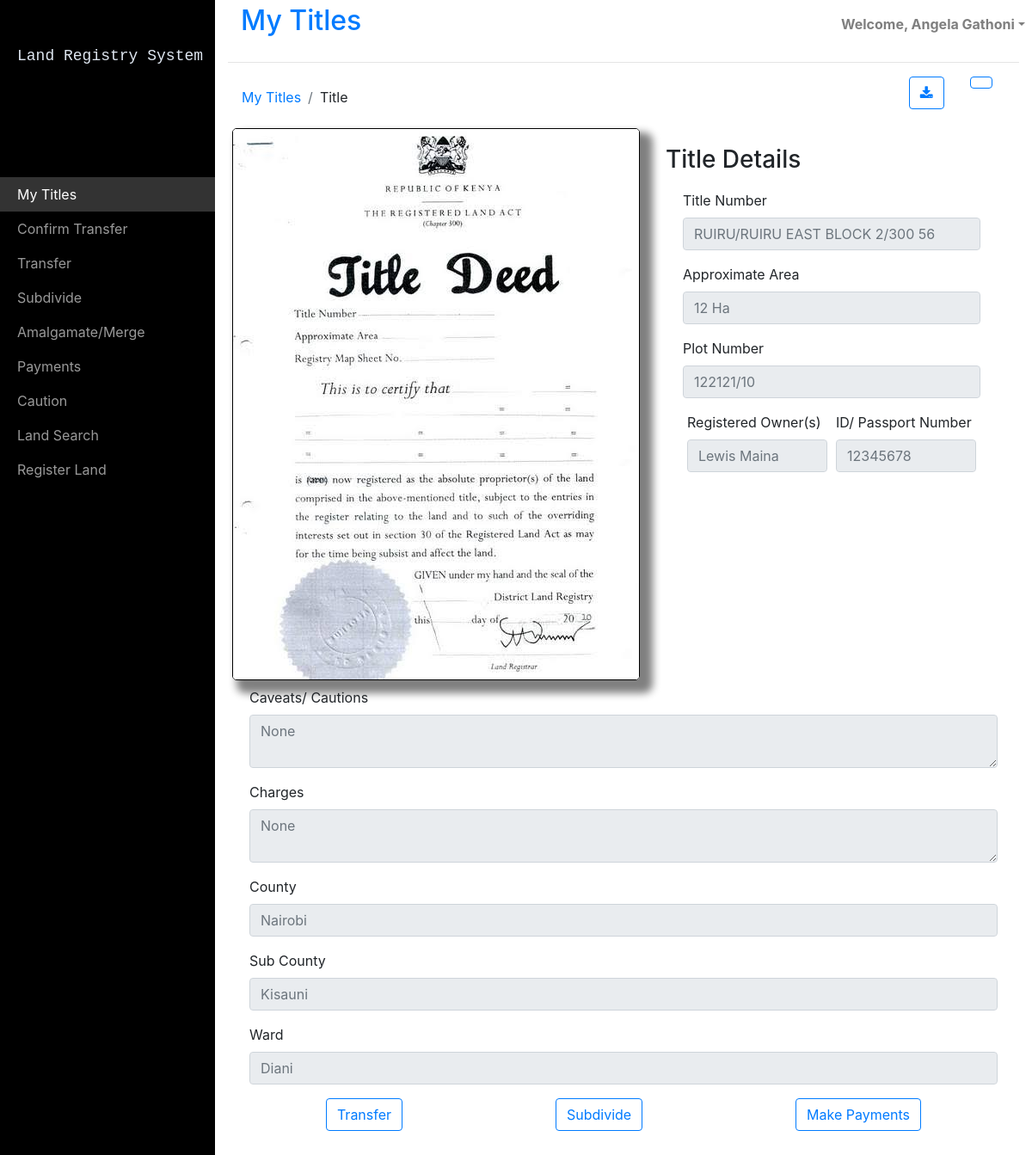
The app's page /Title.php?id=34 (signed in) with its own data.
### tables this page shows
CREATE TABLE `titles` (
  `Title_ID` int(11) NOT NULL,
  `Title_Number` varchar(255) NOT NULL,
  `Plot_Number` varchar(255) NOT NULL,
  `Approximate_Area(Ha)` double NOT NULL,
  `County` varchar(255) NOT NULL,
  `Sub_County` varchar(255) NOT NULL,
  `Ward` varchar(255) NOT NULL
);

CREATE TABLE `users` (
  `User_ID` bigint(11) NOT NULL,
  `ID_Number` int(11) NOT NULL,
  `ID_Picture` varchar(255) NOT NULL,
  `Fullnames` varchar(255) NOT NULL,
  `Email_Address` varchar(255) NOT NULL,
  `Phonenumber` int(9) NOT NULL,
  `Tax_Number` int(13) NOT NULL,
  `Gender` varchar(255) NOT NULL,
  `Date_of_Birth` varchar(255) NOT NULL,
  `Physical_Address` varchar(255) NOT NULL,
  `Password` varchar(255) NOT NULL
);

### Title.php (the view, shortened to what this page needs)
<?php
include $_SERVER['DOCUMENT_ROOT'].'/LRS/assets/php/DBConnector.php';
?>
<!DOCTYPE html>
<html>
<head>
    <link rel="stylesheet" href="https://cdnjs.cloudflare.com/ajax/libs/twitter-bootstrap/4.4.1/css/bootstrap.min.css">
    <link rel="stylesheet" href="https://cdnjs.cloudflare.com/ajax/libs/font-awesome/4.7.0/css/font-awesome.min.css">
    <link rel="stylesheet" href="https://cdnjs.cloudflare.com/ajax/libs/ionicons/2.0.1/css/ionicons.min.css">
    <link rel="stylesheet" href="https://cdnjs.cloudflare.com/ajax/libs/material-design-icons/3.0.1/iconfont/material-icons.min.css">
    <link rel="stylesheet" href="https://cdnjs.cloudflare.com/ajax/libs/simple-line-icons/2.4.1/css/simple-line-icons.min.css">
    <link rel="stylesheet" href="https://cdnjs.cloudflare.com/ajax/libs/typicons/2.0.9/typicons.min.css">
    <link rel="stylesheet" href="assets/css/styles.min.css">
    <link rel="stylesheet" href="https://cdnjs.cloudflare.com/ajax/libs/animate.css/3.5.2/animate.min.css">
    <link rel="stylesheet" href="https://cdnjs.cloudflare.com/ajax/libs/fancybox/2.1.5/jquery.fancybox.min.css">
</head>
<body>
    <div id="wrapper">
        <div id="sidebar-wrapper">
        <ul class="sidebar-nav" style="margin-right:0px;height:100%;">
                <li class="sidebar-brand" style="height:15%;"> <a class="text-monospace" style="height:100%;background-color:#000000;padding-top:14%;color:#dfe7f1;" href="Dashboard.html">Land Registry System</a></li>
                <li> <a style="background-color:#333333;color:#ffffff;" data-bs-hover-animate="pulse" style="background-color:rgba(255,255,255,0);color:#999999;" href="Dashboard-table.php">My Titles<br></a></li>
                <li> <a data-bs-hover-animate="pulse" href="Confirmation.php">Confirm Transfer</a></li>
                <li> <a  data-bs-hover-animate="pulse" href="Transfer.php">Transfer</a></li>
                <li> <a data-bs-hover-animate="pulse" href="Subdivide.php">Subdivide</a></li>
                <li> <a data-bs-hover-animate="pulse" href="Amalgamate.php">Amalgamate/Merge</a></li>
                <li> <a data-bs-hover-animate="pulse" href="Payments.php">Payments</a></li>
               <li> <a data-bs-hover-animate="pulse" href="Caution.php">Caution</a><li>
               <li> <a  data-bs-hover-animate="pulse" href="LandSearch.php">Land Search</a></li>
               <li> <a data-bs-hover-animate="pulse"  href="RegisterLand.php">Register Land</a></li>
            </ul>
        </div>
        <div class="page-content-wrapper">
            <div class="container-fluid">
                <nav class="navbar navbar-light navbar-expand-md" style="padding:0px;padding-bottom:0px;padding-top:0p;">
                    <div class="container-fluid">
                        <a class="navbar-brand" href="#">
                            <h2 style="color:rgb(0,123,255);">My Titles</h2>
                        </a><button data-toggle="collapse" class="navbar-toggler" data-target="#navcol-1"><span class="sr-only">Toggle navigation</span><span class="navbar-toggler-icon"></span></button>
                        <div class="collapse navbar-collapse" id="navcol-1">
                            <ul class="nav navbar-nav float-right" style="width:30%;">
                                <li class="dropdown nav-item float-right"><a class="dropdown-toggle nav-link" data-toggle="dropdown" aria-expanded="false" style="width:170px;" href="#"><strong>Welcome,  <?php   if (isset($_SESSION['user'])){ echo $_SESSION['user'];}?></strong></a>
                                </li>
                            </ul>
                        </div>
                    </div>
                </nav>
                <hr>
            </div>
            <div class="container-fluid">
                <div class="row" style="height:60px;">
                    <div class="col-10 d-inline-flex">
                        <ol class="breadcrumb" style="background-color:rgba(255,255,255,0.2);">
                            <li class="breadcrumb-item"><a href="Dashboard.html"><span style="color:#007bff;">My Titles</span></a></li>
                            <li class="breadcrumb-item"><a><span>Title&nbsp;<br><br><br><br></span></a></li>
                        </ol>
                    </div>
                    <div class="col-2">
                        <div class="row">
                            <div class="col-auto"><a class="btn btn-primary float-right" role="button" data-bs-hover-animate="pulse" style="background-color:rgba(255,255,255,0.2);" href="assets/img/title.png"><i class="fa fa-download" style="color:#007bff;"></i></a></div>
                            <div
                                class="col-auto"><a class="btn btn-primary float-right" role="button" data-bs-hover-animate="pulse" style="background-color:rgba(255,255,255,0.2);" href="assets/img/title.png"><i class="icon ion-android-print" style="color:#007bff;"></i></a></div>
                    </div>
                </div>
            </div>
            <form>
                <div class="form-row m-auto">
                    <div class="col-auto"><img class="img-fluid" src="assets/img/title.png"></div>
                    <div class="col min-width:300px" id="titledetails">
                        <div class="form-row" style="background-color:rgba(255,255,255,0.2);">
                            <div class="col-12">
                                <h3 style="width:100%;">Title Details</h3>
                            </div>
                            <div class="col" style="margin-top:10px;min-width:300px">
                                <?php
                                $title=$_GET['id'];
                                $sql="SELECT * FROM `titles` WHERE `Title_ID`=$title";
                                $title_result=mysqli_query($mysqli,$sql);
                                $title_row=mysqli_fetch_array($title_result);
                                $caveat_sql="SELECT * FROM caveats WHERE TITLE_ID=$title";
                                $caveat_result=mysqli_query($mysqli,$caveat_sql);
                                $caveat_row=mysqli_fetch_array($caveat_result);
                                $caveat_count=mysqli_num_rows($caveat_result);
                                if($caveat_count>0){
                                    $user_sql =mysqli_query($mysqli,"SELECT * FROM `users` WHERE `User_ID`='".$caveat_row['User_ID']."'");
                                    $usr_row=mysqli_fetch_array($user_sql);
                                    $caveat=$usr_row['Fullnames'] ." claims: ". $caveat_row['Caveat'];
                                }
                                else{
                                    $caveat="None";
                                }
                                $charges_sql="SELECT * FROM charges WHERE TITLE_ID=$title";
                                $charges_result=mysqli_query($mysqli,$charges_sql);
                                $charges_row=mysqli_fetch_array($charges_result);
                                $charges_count=mysqli_num_rows($charges_result);
                                if($charges_count>0){
                                    $charges=$charges_row['Charge'];
                                }
                                else{
                                    $charges="None";
                                }
                                ?>
                                <div class="form-group"><label>Title Number</label><input class="form-control" type="text" disabled="" placeholder="<?php echo $title_row['Title_Number'];?>"></div>
                                <div class="form-group"><label>Approximate Area</label><input class="form-control" type="text" disabled="" placeholder="<?php echo $title_row['Approximate_Area(Ha)']." Ha";?>"></div>
                                <div class="form-group"><label>Plot Number</label><input class="form-control" type="text" disabled="" placeholder="<?php echo $title_row['Plot_Number'];?>"></div>
                                <div class="form-row" style="margin: 0px;margin-left: 0px;">
                                <div class="col" style="margin: 0px;"><label>Registered Owner(s)</label></div>
                                <div class="col" style="margin: 0px;"><label>ID/ Passport Number</label></div>
                                </div>
                                <div class="form-row" style="margin: 0px;margin-left: 0px;">
                                <?php
                                $title_owners="SELECT * FROM users WHERE User_ID= ANY (SELECT User_ID FROM title_owners WHERE Title_ID=".$title.")";
                                $owners_results=mysqli_query($mysqli,$title_owners);
                                $owners_sum=mysqli_num_rows($owners_results);
                                if($owners_sum>0){
                                        while($owners_row=mysqli_fetch_array($owners_results)){
                                            $name=$owners_row['Fullnames'];
                                            $idnumber=$owners_row['ID_Number'];
                                           echo ' <div class="col" style="margin: 0px;"><input class="form-control" type="text" disabled="" placeholder="'.$name.'"></div>';
                                           echo '<div class="col" style="margin: 0px;"><input class="form-control" type="text" disabled="" placeholder="'.$idnumber.'"></div>';
                                        }
                                }
                                ?>
                            </div>
                            </div></div>
                            </div>
                            <div class="col" style="margin-top:0px;min-width:300px">
                                <form>
                                    <div class="form-group"><label>Caveats/ Cautions</label><textarea class="form-control" disabled="" placeholder="<?php echo $caveat;?>"></textarea></div>
                                    <div class="form-group"><label>Charges</label><textarea class="form-control" disabled="" placeholder="<?php echo $charges;?>"></textarea></div>
                                    <div class="form-group"><label>County</label><input class="form-control" type="text" disabled="" placeholder="<?php echo $title_row['County'];?>"></div>
                                    <div class="form-group"><label>Sub County</label><input class="form-control" type="text" disabled="" placeholder="<?php echo $title_row['Sub_County'];?>"></div>
                                    <div class="form-group"><label>Ward</label><input class="form-control" type="text" disabled="" placeholder="<?php echo $title_row['Ward'];?>"></div>
                                    <div class="form-group">
                                        <div class="form-row m-auto">
                                            <div class="col-auto m-auto" style="margin-top:20px;"><a class="btn btn-outline-primary center-block" role="button" data-bs-hover-animate="pulse" style="margin-bottom:20px;" href="Transfer.html">Transfer</a></div>
                                            <div class="col-auto m-auto"><a class="btn btn-outline-primary center-block" role="button" data-bs-hover-animate="pulse" style="margin-bottom:20px;" href="Subdivide.html">Subdivide</a></div>
                                            <div class="col-auto m-auto"><a class="btn btn-outline-primary center-block" role="button" data-bs-hover-animate="pulse" style="margin-bottom:20px;" href="Subdivide.html">Make Payments</a></div>
                                        </div>
                                    </div>
                                </form>
                            </div>
                        </div>
                    </div>
                </div>
        </div>
</body>
</html>

### records on screen
titles: Title_Number "RUIRU/RUIRU EAST BLOCK 2/300 56", value "12 Ha", Plot_Number "122121/10", County "Nairobi", Sub_County "Kisauni", Ward "Diani"
users: Fullnames "Lewis Maina", ID_Number "12345678"

### other values on screen
$_SESSION['user'] "Angela Gathoni"
